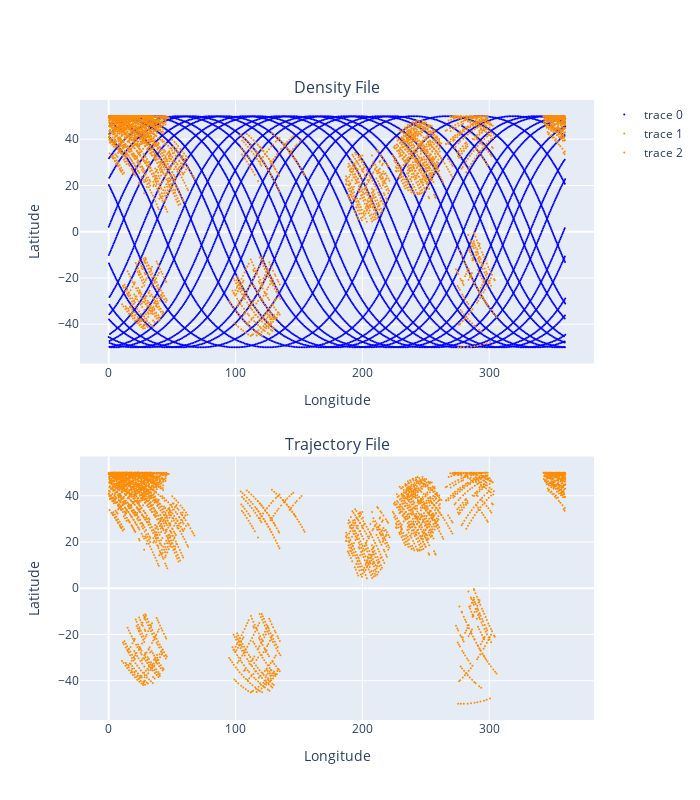

Notebook code for this chart:
### Code cell
# data_nums = 10000

# import plotly.graph_objects as go
# import numpy as np
# from plotly.offline import plot, iplot
# %matplotlib inline
# from plotly.subplots import make_subplots


# fig = make_subplots(
#     rows=2, cols=1,
# #     specs=[[{}, {}],
# #            [{"colspan": 2}, None]],
#     vertical_spacing = 0.15,
#     subplot_titles=("Density File",
#                     "Trajectory File",
#                    ))

# fig.add_trace(go.Scatter(x=Density_m1['Lon'][:data_nums],
#                                  y=Density_m1['Lat'][:data_nums],
#                                     mode='markers',
#                                     marker=dict(
#                                     size=2,
#                                     color ='blue',    
# ),
#                                    ),
#                      row=1, col=1)

# fig.add_trace(go.Scatter(x=Trajectory_m1[7501001]['LONG'][:data_nums],
#                                  y=Trajectory_m1[7501001]['LAT'][:data_nums],
#                                     mode='markers',
#                                     marker=dict(
#                                     size=2,
#                                     color ='darkorange',    

#                                     ),
#                                    ),
#                      row=1, col=1)

# fig.add_trace(go.Scatter(x=Trajectory_m1[7501001]['LONG'][:data_nums],
#                                  y=Trajectory_m1[7501001]['LAT'][:data_nums],
#                                     mode='markers',
#                                     marker=dict(
#                                     size=2,
#                                     color ='darkorange',    
#                                     ),
#                                    ),
#                      row=2, col=1)



# fig.update_yaxes(title='Latitude', row=1, col=1,)
# fig.update_xaxes(title='Longitude', row=1, col=1,)
# fig.update_yaxes(title='Latitude', row=2, col=1,)
# fig.update_xaxes(title='Longitude', row=2, col=1,)

# fig.update_layout(
#     autosize=False,
#     width=700,
#     height=800,
#     )
# # fig.update_yaxes(type="log", exponentformat= 'power',)

# iplot(fig)

### Figure 1 — Plotly figure (JSON) as saved in the notebook; plotly's stock layout.template omitted (floating-point values rounded to 4 significant figures; data arrays with more than 128 entries replaced by an {"elided": "..."} marker saying what was removed)
{"data": [{"marker": {"color": "blue", "size": 2}, "mode": "markers", "type": "scatter", "x": {"elided": "10000 float values"}, "xaxis": "x", "y": {"elided": "10000 float values"}, "yaxis": "y"}, {"marker": {"color": "darkorange", "size": 2}, "mode": "markers", "type": "scatter", "x": {"elided": "4004 str values"}, "xaxis": "x", "y": {"elided": "4004 str values"}, "yaxis": "y"}, {"marker": {"color": "darkorange", "size": 2}, "mode": "markers", "type": "scatter", "x": {"elided": "4004 str values"}, "xaxis": "x2", "y": {"elided": "4004 str values"}, "yaxis": "y2"}], "layout": {"annotations": [{"font": {"size": 16}, "showarrow": false, "text": "Density File", "x": 0.5, "xanchor": "center", "xref": "paper", "y": 1, "yanchor": "bottom", "yref": "paper"}, {"font": {"size": 16}, "showarrow": false, "text": "Trajectory File", "x": 0.5, "xanchor": "center", "xref": "paper", "y": 0.425, "yanchor": "bottom", "yref": "paper"}], "autosize": false, "height": 800, "width": 700, "xaxis": {"anchor": "y", "domain": [0, 1], "title": {"text": "Longitude"}}, "xaxis2": {"anchor": "y2", "domain": [0, 1], "title": {"text": "Longitude"}}, "yaxis": {"anchor": "x", "domain": [0.575, 1], "title": {"text": "Latitude"}}, "yaxis2": {"anchor": "x2", "domain": [0, 0.425], "title": {"text": "Latitude"}}}}
